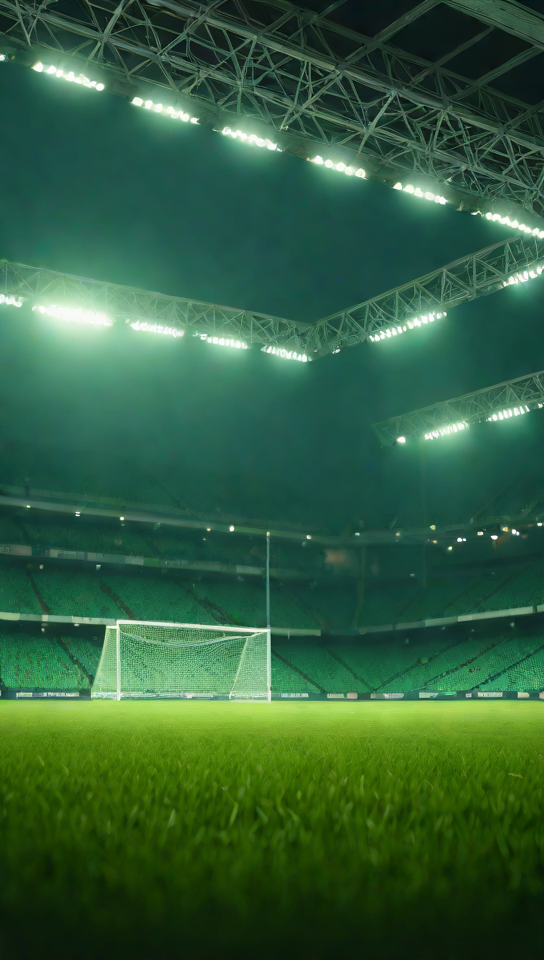
#> input picture reels/kevin-potenzial/img/stadium_a_42.png, 544 x 960 px
$ python stadium.py
#> lines starting #> are read from the running program, lines starting #| are printed output that depends on the picture
"""Stadium background: dark until the ignition, then the floodlights come on bank by bank.
Writes clips/stadium.mp4 (1080x1920, 30 fps, 24.5 s)."""
import math, subprocess
from pathlib import Path
import numpy as np, cv2
HERE = Path(__file__).resolve().parent.parent
W, H, FPS, DUR, IGN = 1080, 1920, 30, 24.5, 13.12
src = cv2.imread(str(HERE / "img" / "stadium_a_42.png")).astype(np.float32) / 255
big = cv2.resize(src, (int(W * 1.18), int(H * 1.18)), interpolation=cv2.INTER_LANCZOS4)
big = cv2.GaussianBlur(big, (0, 0), 1.2)                       # soft depth, hides upscale artefacts
# grade: pull the green cast towards a warm night look
b, g, r = cv2.split(big)
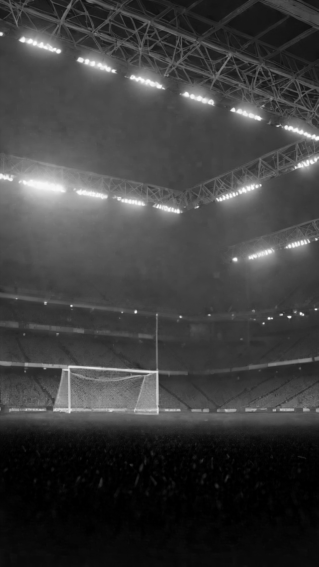
#> b: shape (2265, 1274) float32 (shown at 1/4 size); min -0.000914, max 1, mean 0.241; drawn with min black and max white
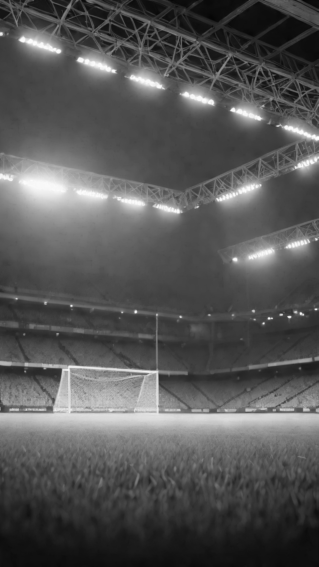
#> g: shape (2265, 1274) float32 (shown at 1/4 size); min 0.0443, max 1, mean 0.371; drawn with min black and max white
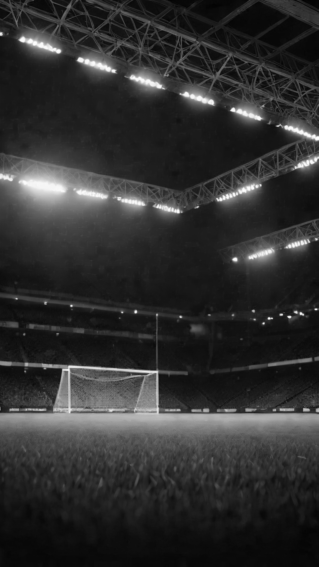
#> r: shape (2265, 1274) float32 (shown at 1/4 size); min 0.00628, max 1, mean 0.196; drawn with min black and max white
g2 = g * 0.80 + r * 0.10 + b * 0.10
r2 = r * 0.95 + g * 0.12
b2 = b * 0.85 + g * 0.05
lit = cv2.merge([b2, g2, r2])
gry = lit.mean(axis=2, keepdims=True)
lit = np.clip((gry + (lit - gry) * 0.5) * np.array([0.82, 0.95, 1.12], np.float32), 0, 1)
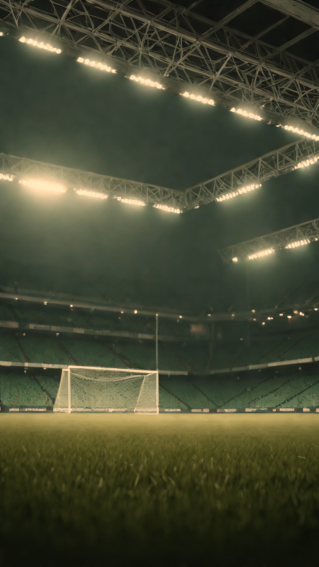
#> lit: shape (2265, 1274, 3) float32 (shown at 1/4 size); mean B, G, R 0.202, 0.287, 0.276
lum = lit.max(axis=2)
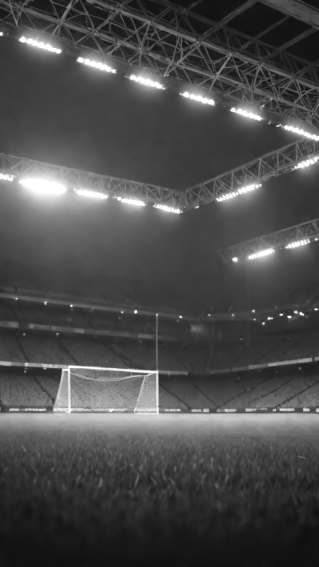
#> lum: shape (2265, 1274) float32 (shown at 1/4 size); min 0.0398, max 1, mean 0.296
lamps = np.clip((lum - 0.72) / 0.28, 0, 1)
lamps = cv2.GaussianBlur(lamps, (0, 0), 3)[..., None]
#> lamps: shape (2265, 1274, 1) float32
glow = cv2.GaussianBlur(lamps[..., 0], (0, 0), 40)[..., None] * 1.6
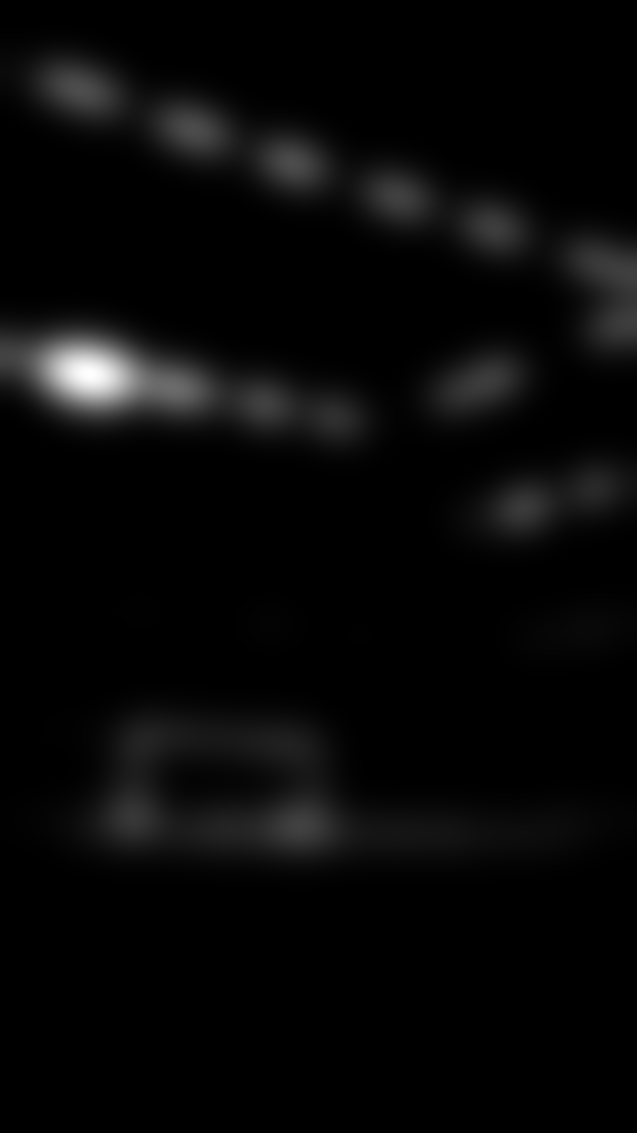
#> glow: shape (2265, 1274, 1) float32 (shown at 1/2 size); min 0, max 1.03, mean 0.0325; drawn with min black and max white
warm = np.array([0.55, 0.80, 1.0], np.float32)               # BGR warm light
grey = lit.mean(axis=2, keepdims=True)
dark = (grey * 0.5 + lit * 0.5) * 0.16 * np.array([1.05, 0.95, 0.9], np.float32)
lit_full = np.clip(lit * 0.9 + glow * warm * 0.35, 0, 1)
ih, iw = big.shape[:2]
yy, xx = np.mgrid[0:H, 0:W].astype(np.float32)
vig = (1 - 0.55 * np.clip(((xx - W / 2) / (W * .75)) ** 2 + ((yy - H * .5) / (H * .7)) ** 2, 0, 1))[..., None]

def ease(x):
    x = min(1, max(0, x)); return x * x * (3 - 2 * x)

# [17 lines left out: functions lights, view, not called in this run]

out = HERE / "clips" / "stadium.mp4"
#> (the run stopped early here; a loop or call above may not have finished)

$ run again, with reels/kevin-potenzial/img/stadium_a_17.png copied over reels/kevin-potenzial/img/stadium_a_42.png
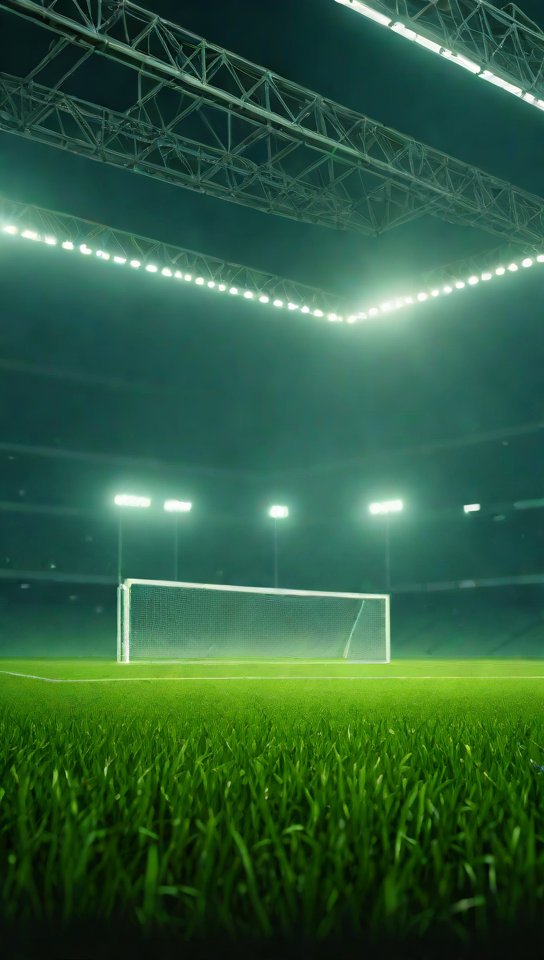
#> input picture reels/kevin-potenzial/img/stadium_a_17.png, 544 x 960 px
#> `lum = lit.max(axis=2)`:
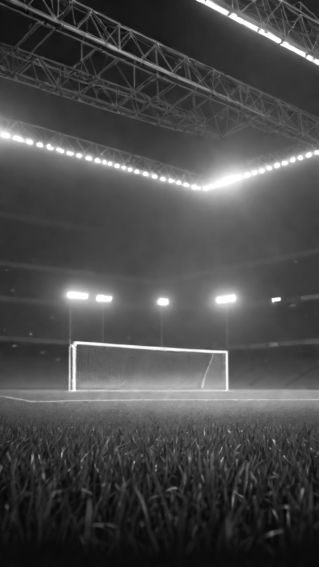
#> lum: shape (2265, 1274) float32 (shown at 1/4 size); min 0.017, max 1, mean 0.293
#> `glow = cv2.GaussianBlur(lamps[..., 0], (0, 0), 40)[..., None] * 1.6`:
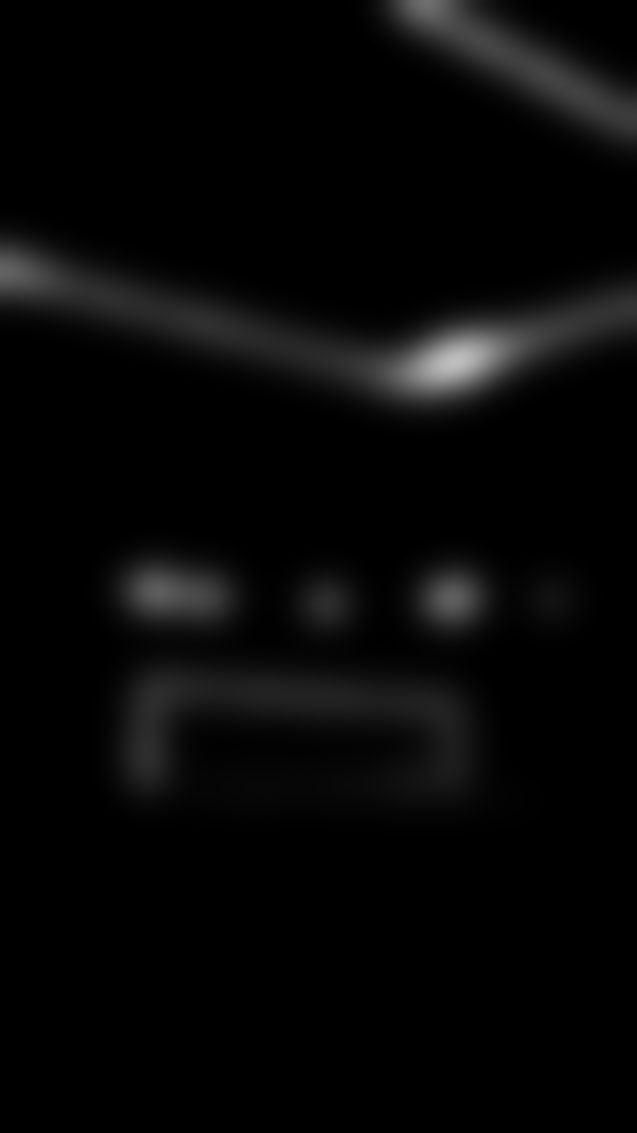
#> glow: shape (2265, 1274, 1) float32 (shown at 1/2 size); min 0, max 0.747, mean 0.0287

$ run again, with reels/kevin-potenzial/img/stadium_a_5.png copied over reels/kevin-potenzial/img/stadium_a_42.png
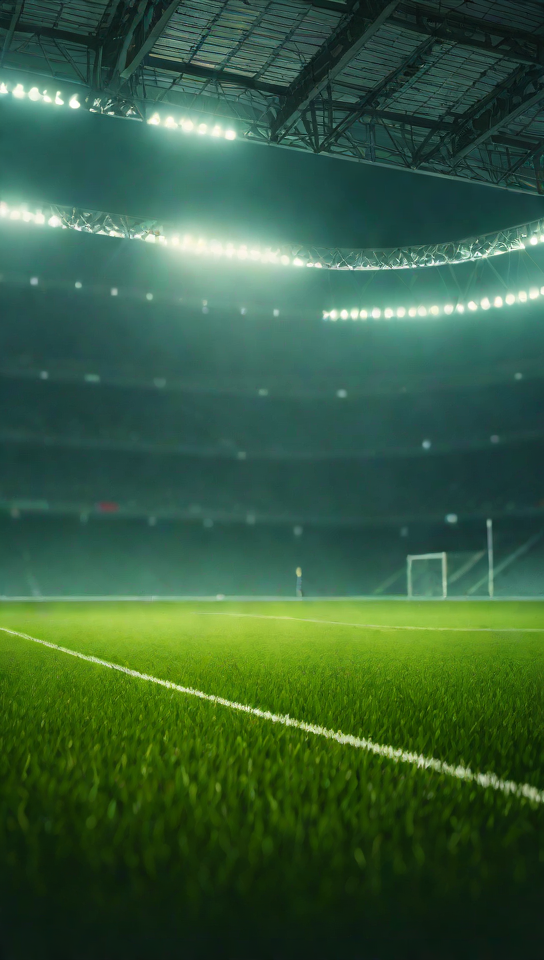
#> input picture reels/kevin-potenzial/img/stadium_a_5.png, 544 x 960 px
#> `lum = lit.max(axis=2)`:
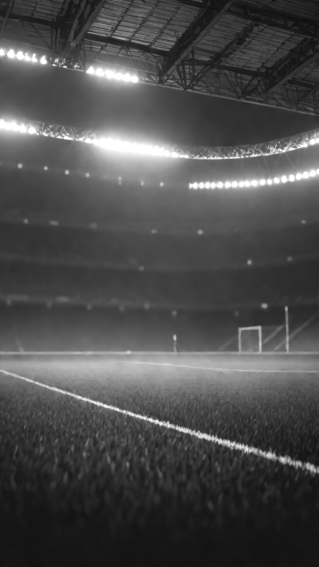
#> lum: shape (2265, 1274) float32 (shown at 1/4 size); min 0.0502, max 1, mean 0.298
#> `glow = cv2.GaussianBlur(lamps[..., 0], (0, 0), 40)[..., None] * 1.6`:
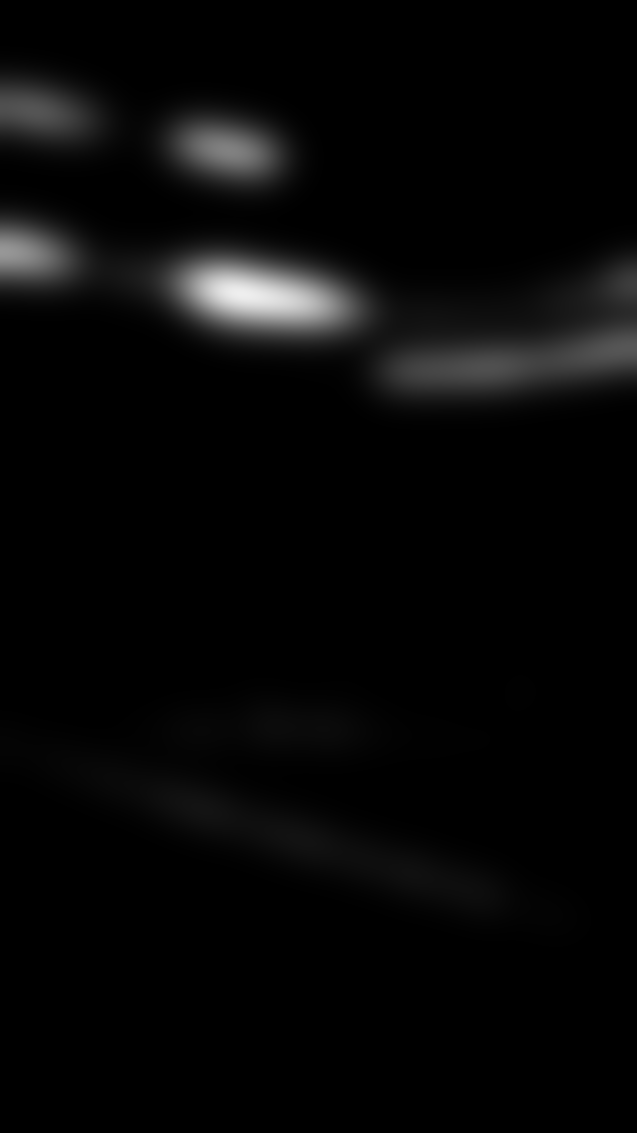
#> glow: shape (2265, 1274, 1) float32 (shown at 1/2 size); min 0, max 0.936, mean 0.0296
